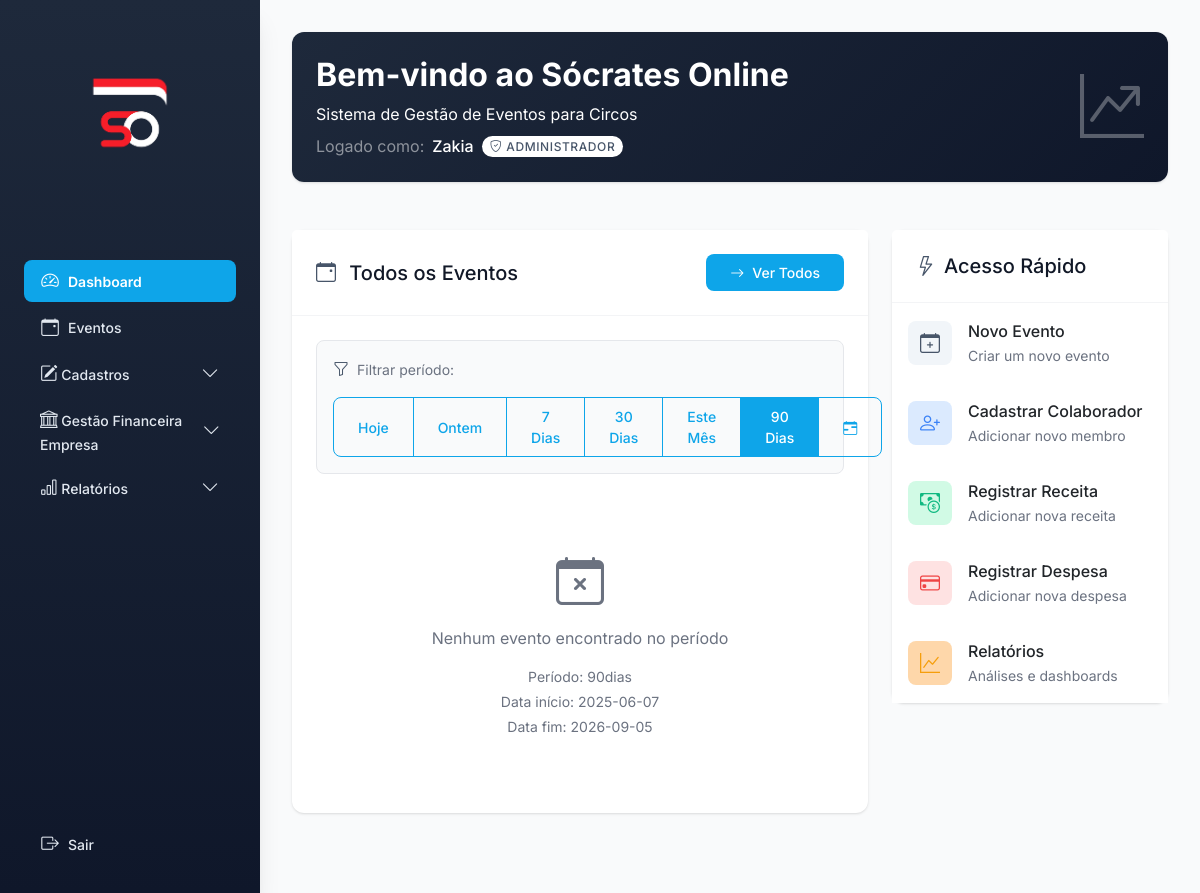
The page / (signed in) on the database as committed earlier.
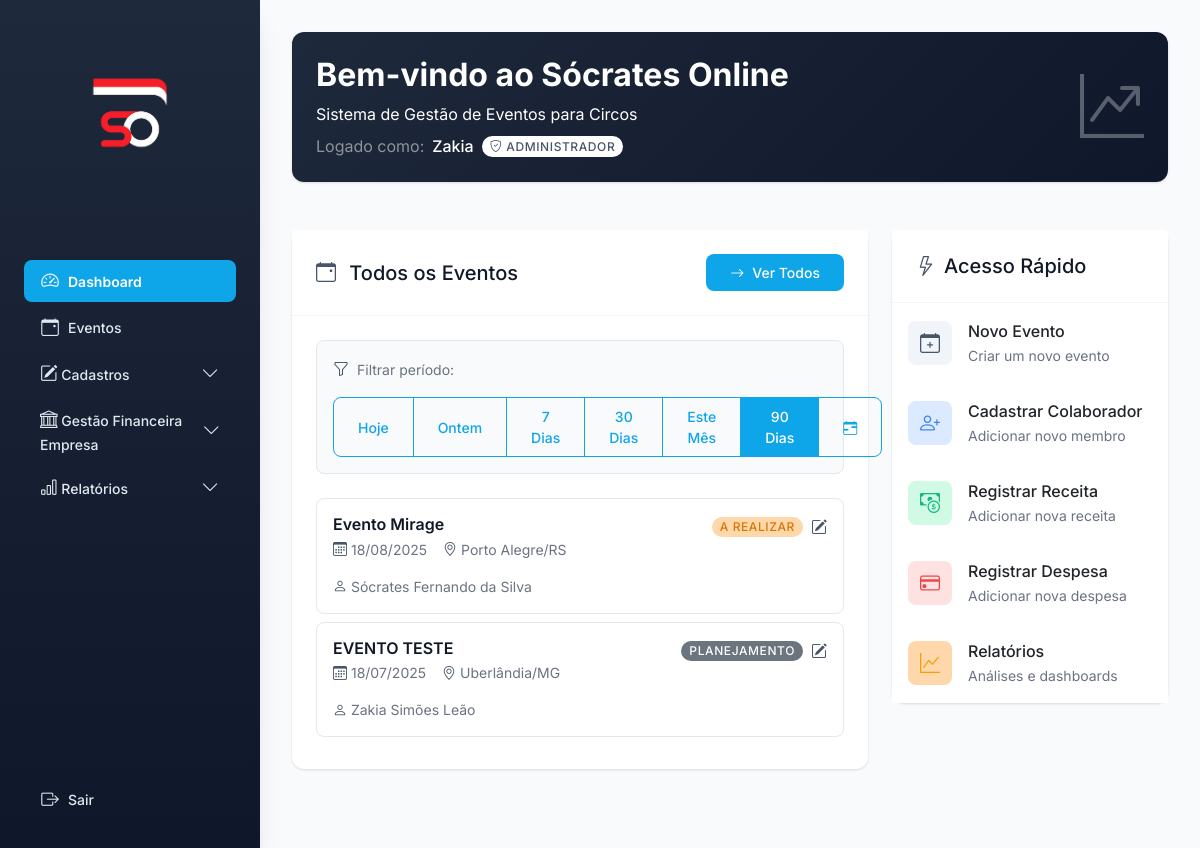
The same page on the database as committed later.
### models.py (models this page shows, shortened)
class Evento(db.Model):
    __tablename__ = 'evento'
    id_evento = db.Column(db.Integer, primary_key=True)
    nome = db.Column(db.String, nullable=False)
    data_inicio = db.Column(db.Date)
    data_fim = db.Column(db.Date)
    cidade = db.Column(db.String)
    estado = db.Column(db.String)
    endereco = db.Column(db.String)
    id_circo = db.Column(db.Integer, db.ForeignKey('circo.id_circo'))
    id_produtor = db.Column(db.Integer, db.ForeignKey('colaborador.id_colaborador'))
    status = db.Column(db.String, default='planejamento')
    observacoes = db.Column(db.String)
    despesas_evento = db.relationship('DespesaEvento', back_populates='evento', cascade='all, delete-orphan')
    receitas_evento = db.relationship('ReceitaEvento', back_populates='evento', cascade='all, delete-orphan')
    equipes_evento = db.relationship('EquipeEvento', backref='evento_equipe', cascade='all, delete-orphan')
    elencos_evento = db.relationship('ElencoEvento', backref='evento_elenco', cascade='all, delete-orphan')
    fornecedores_evento = db.relationship('FornecedorEvento', backref='evento_fornecedor', cascade='all, delete-orphan')
    veiculos_evento = db.relationship('VeiculoEvento', backref='evento_veiculo', cascade='all, delete-orphan')

class Colaborador(db.Model):
    __tablename__ = 'colaborador'
    id_colaborador = db.Column(db.Integer, primary_key=True)
    nome = db.Column(db.String, nullable=False)
    telefone = db.Column(db.String, nullable=True)
    email = db.Column(db.String, nullable=True)
    categorias_associacao = db.relationship('ColaboradorCategoria', back_populates='colaborador', cascade='all, delete-orphan')
    categorias = db.relationship('CategoriaColaborador', secondary='colaborador_categoria',
                                overlaps="categorias_associacao,categoria_colaborador,colaborador")
    eventos_produzidos = db.relationship('Evento', backref='produtor', foreign_keys='Evento.id_produtor')

### app.py (the view, shortened to what this page needs)
@app.route('/')
def dashboard():
    if 'user_id' not in session:
        return redirect(url_for('login'))
    usuario = Usuario.query.get(session['user_id'])
    if not usuario or not usuario.colaborador:
        flash('Erro ao carregar informações do usuário.', 'danger')
        return redirect(url_for('login'))
    is_admin = any(cat.nome.lower() == 'administrativo' for cat in usuario.colaborador.categorias)
    is_produtor = any(cat.nome.lower() == 'produtor' for cat in usuario.colaborador.categorias)
    eventos_period = request.args.get('eventos_period', '90dias')  # Mudança: padrão para 90 dias
    if eventos_period == 'hoje':
        eventos_data_inicio = eventos_data_fim = date.today()
    elif eventos_period == 'ontem':
        eventos_data_inicio = eventos_data_fim = date.today() - timedelta(days=1)
    elif eventos_period == '7dias':
        eventos_data_fim = date.today()
        eventos_data_inicio = eventos_data_fim - timedelta(days=6)
    elif eventos_period == '30dias':
        eventos_data_fim = date.today()
        eventos_data_inicio = eventos_data_fim - timedelta(days=30)
    elif eventos_period == '90dias':
        eventos_data_fim = date.today() + timedelta(days=365)  # Eventos futuros até 1 ano
        eventos_data_inicio = date.today() - timedelta(days=90)  # Eventos passados até 90 dias
    elif eventos_period == 'mes':
        eventos_data_fim = date.today()
        eventos_data_inicio = eventos_data_fim.replace(day=1)
    else:
        eventos_data_fim = date.today() + timedelta(days=365)
        eventos_data_inicio = date.today() - timedelta(days=90)
    eventos_query = Evento.query.filter(Evento.status.in_(['planejamento', 'a realizar', 'em andamento', 'realizado']))
    if not is_admin:
        eventos_query = eventos_query.filter_by(id_produtor=usuario.colaborador.id_colaborador)
    if eventos_data_inicio:
        eventos_query = eventos_query.filter(Evento.data_inicio >= eventos_data_inicio)
    if eventos_data_fim:
        eventos_query = eventos_query.filter(Evento.data_inicio <= eventos_data_fim)
    eventos = eventos_query.order_by(Evento.data_inicio.desc()).all()
    return render_template(
        'dashboard.html',
        eventos=eventos,
        eventos_data_inicio=eventos_data_inicio,
        eventos_data_fim=eventos_data_fim,
        eventos_period=eventos_period,
        is_admin=is_admin,
        is_produtor=is_produtor,
        usuario=usuario
    )

### templates/dashboard.html (shortened to what the changed rows need)
{% extends 'base.html' %}
{% block content %}
<div class="row mb-4">
    <div class="col-12">
        <div class="card border-0 bg-gradient-primary text-white">
            <div class="card-body p-4">
                <div class="d-flex justify-content-between align-items-center">
                    <div>
                        <h2 class="mb-2 fw-bold">Bem-vindo ao Sócrates Online</h2>
                    </div>
                </div>
            </div>
        </div>
    </div>
</div>
<div class="row">
    <div class="col-lg-8 mb-4">
        <div class="card border-0 shadow-sm">
            <div class="card-body">
                {% set period = request.args.get('eventos_period', '90dias') %}
                {% if eventos %}
                    <div class="event-list">
                        {% for evento in eventos %}
                            <a href="{{ url_for('editar_evento', id=evento.id_evento) }}" class="text-decoration-none">
                                <div class="event-item p-3 mb-2 rounded-3 border bg-white hover-shadow clickable-event">
                                    <div class="d-flex justify-content-between align-items-start">
                                        <div class="flex-grow-1">
                                            <h6 class="mb-1 fw-semibold text-gray-900">{{ evento.nome }}</h6>
                                            <div class="d-flex flex-wrap gap-3 text-muted small">
                                                <span>
                                                    <i class="bi bi-calendar3 text-primary"></i>
                                                    {{ evento.data_inicio.strftime('%d/%m/%Y') }}
                                                </span>
                                                <span>
                                                    <i class="bi bi-geo-alt text-primary"></i>
                                                    {{ evento.cidade }}/{{ evento.estado }}
                                                </span>
                                                {% if evento.produtor %}
                                                    <span>
                                                        <i class="bi bi-person text-primary"></i>
                                                        {{ evento.produtor.nome }}
                                                    </span>
                                                {% endif %}
                                            </div>
                                        </div>
                                        <div class="d-flex align-items-center gap-2">
                                            <span class="badge rounded-pill
                                                {% if evento.status == 'a realizar' %}bg-warning-light text-warning-dark
                                                {% elif evento.status == 'em andamento' %}bg-info-light text-info-dark
                                                {% elif evento.status == 'realizado' %}bg-success-light text-success-dark
                                                {% else %}bg-secondary{% endif %}">
                                                {{ evento.status|title }}
                                            </span>
                                            <i class="bi bi-pencil-square text-primary" title="Clique para editar"></i>
                                        </div>
                                    </div>
                                </div>
                            </a>
                        {% endfor %}
                    </div>
                {% else %}
                    <div class="text-center py-5">
                        <i class="bi bi-calendar-x text-muted" style="font-size: 3rem;"></i>
                        <p class="text-muted mt-2">
                            {% if is_admin %}
                                Nenhum evento encontrado no período
                            {% else %}
                                Você não possui eventos no período selecionado
                            {% endif %}
                        </p>
                        <div class="mt-3 text-muted small">
                            <p class="mb-1">Período: {{ eventos_period }}</p>
                            <p class="mb-1">Data início: {{ eventos_data_inicio }}</p>
                            <p class="mb-1">Data fim: {{ eventos_data_fim }}</p>
                        </div>
                    </div>
                {% endif %}
            </div>
        </div>
    </div>
</div>
{% endblock %}

Rows that differ between the two databases and show on the page:
added Evento: nome "Evento Mirage", data_inicio "18/08/2025", cidade "Porto Alegre", estado "RS", produtor.nome "Sócrates Fernando da Silva", status "A REALIZAR"
added Evento: nome "EVENTO TESTE", data_inicio "18/07/2025", cidade "Uberlândia", estado "MG", produtor.nome "Zakia Simões Leão", status "PLANEJAMENTO"
Other text that changed with them:
{{ eventos_period }}: "90dias" → (not shown)
{{ eventos_data_inicio }}: "2025-06-07" → (not shown)
{{ eventos_data_fim }}: "2026-09-05" → (not shown)
text no longer shown: "Nenhum evento encontrado no período Período: Data início: Data fim:"
